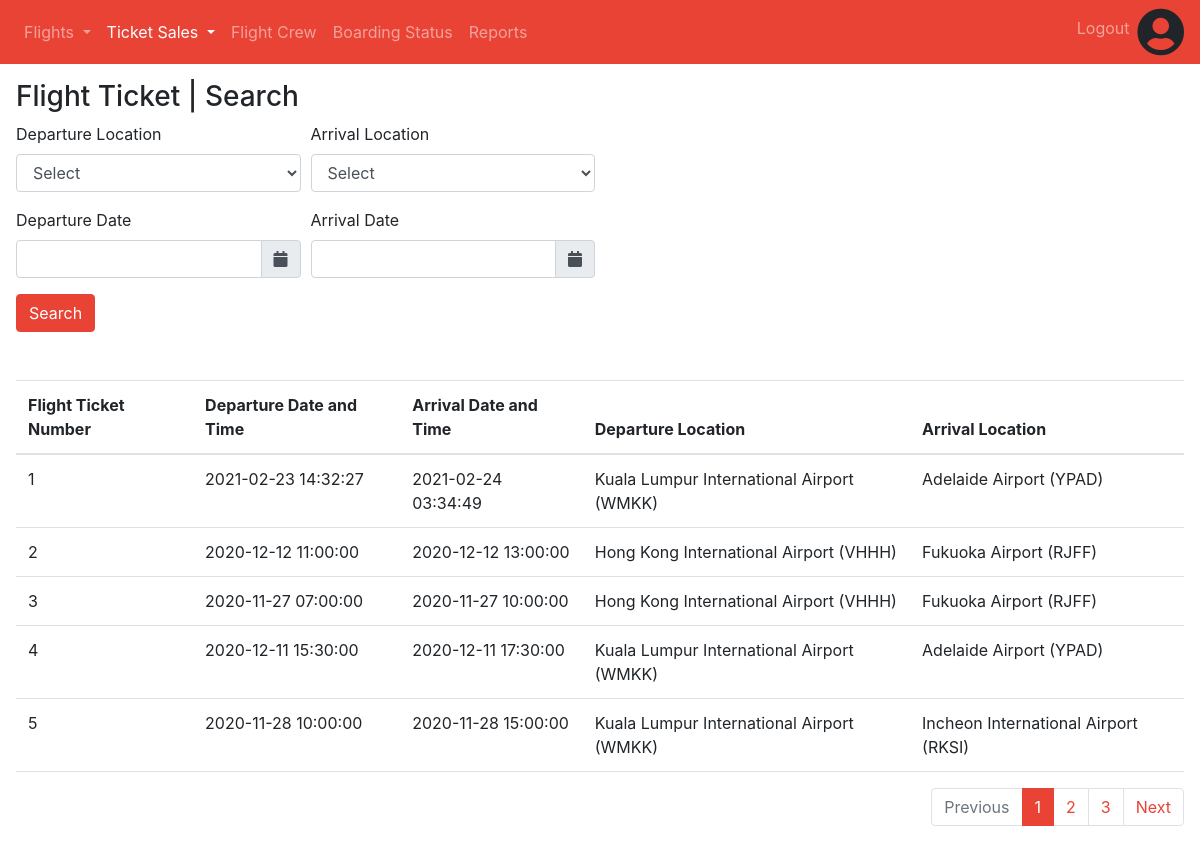
/staff/flight-ticket-search.php (signed in), run on the app's committed database.
### tables this page shows
CREATE TABLE `flight_schedules` (
  `id` int(11) NOT NULL,
  `flight_no` int(11) NOT NULL,
  `depart_dateTime` datetime NOT NULL,
  `arrive_dateTime` datetime NOT NULL,
  `status` enum('Scheduled','Delayed','Departed','In Air','Expected','Diverted','Recovery','Landed','Arrived','Cancelled') NOT NULL
);

CREATE TABLE `flights` (
  `id` int(11) NOT NULL,
  `registration` varchar(10) NOT NULL,
  `departure` varchar(255) NOT NULL,
  `arrival` varchar(255) NOT NULL,
  `est_duration` int(11) NOT NULL,
  `type` enum('Domestic','International') NOT NULL,
  `airplane_no` int(11) NOT NULL,
  `airplane_model` varchar(255) NOT NULL,
  `capacity` int(11) NOT NULL
);

### staff/flight-ticket-search.php (the view, shortened to what this page needs)
<!DOCTYPE html>
<html lang="en" style="height: 100%;">
<head>
    <?php require('../head.php') ?>
    <link rel="stylesheet" href="https://cdnjs.cloudflare.com/ajax/libs/tempusdominus-bootstrap-4/5.1.2/css/tempusdominus-bootstrap-4.min.css" />
</head>
<body>
    <?php
    require('navbar.php');
    $connection = new mysqli('127.0.0.1', 'admin', null, 'ibm2104_assignment');
    $totalRecordsQuery = "SELECT COUNT(*) FROM flight_schedules INNER JOIN flights ON flight_schedules.flight_no = flights.id";
    $query = "SELECT flight_schedules.*, flights.registration, flights.departure, flights.arrival FROM flight_schedules INNER JOIN flights ON flight_schedules.flight_no = flights.id";
    $pageNo = 1;
    $recordsPerPage = 5;
    $recordOffset = ($pageNo - 1) * $recordsPerPage;
    $totalRecords = $connection->query($totalRecordsQuery)->fetch_array()[0];
    $totalPages = ceil($totalRecords / $recordsPerPage);
    if ($totalRecords > 0) {
        $query = $query . " LIMIT $recordOffset, $recordsPerPage";
        $result = $connection->query($query);
    }
    $airports = [
        "Select",
        "Adelaide Airport (YPAD)",
        "Brunei International Airport (WBSB)",
        "Beijing Capital International Airport (ZBAA)",
        "Bintulu Airport (WBGB)",
        "Lien Khuong Airport (VVDL)",
        "Fukuoka Airport (RJFF)",
        "Goa International Airport (VOGO)",
        "Luang Prabang International Airport (VLLB)",
        "Melbourne Airport (YMML)",
        "Kuala Lumpur International Airport (WMKK)",
        "London Gatwick Airport (EGKK)",
        "Hong Kong International Airport (VHHH)",
        "Honolulu International Airport (PHNL)",
        "Iloilo International Airport (RPVI)",
        "Incheon International Airport (RKSI)"
    ];
    ?>
    <div class="container-fluid p-3">
        <h3>Flight Ticket | Search</h3>
        <form action="flight-ticket-search.php" method="GET">
            <div class="form-row">
                <div class="form-group col-3">
                    <label for="departLocation">Departure Location</label>
                    <select id="departLocation" class="form-control" name="departLocation">
                        <?php
                        foreach ($airports as $airport) {
                            echo "<option " . ((isset($_GET['departLocation']) && $_GET['departLocation'] == $airport) ? "selected" : "") . ">$airport</option>";
                        }
                        ?>
                    </select>
                </div>
                <div class="form-group col-3">
                    <label for="arrivalLocation">Arrival Location</label>
                    <select id="arrivalLocation" class="form-control" name="arrivalLocation">
                        <?php
                        foreach ($airports as $airport) {
                            echo "<option " . ((isset($_GET['arrivalLocation']) && $_GET['arrivalLocation'] == $airport) ? "selected" : "") . ">$airport</option>";
                        }
                        ?>
                    </select>
                </div>
            </div>
            <div class="form-row">
                <div class="form-group col-3">
                    <label for="departDate">Departure Date</label>
                    <div class="input-group date" id="departDatePicker" data-target-input="nearest">
                        <input type="text" class="form-control datetimepicker-input" value="<?php echo $_GET['departDate'] ?? ""; ?>" data-target="#departDatePicker" id="departDate" name="departDate" />
                        <div class="input-group-append" data-target="#departDatePicker" data-toggle="datetimepicker">
                            <div class="input-group-text"><i class="fas fa-calendar"></i></div>
                        </div>
                    </div>
                </div>
                <div class="form-group col-3">
                    <label for="arrivalDate">Arrival Date</label>
                    <div class="input-group date" id="arrivalDatePicker" data-target-input="nearest">
                        <input type="text" class="form-control datetimepicker-input" value="<?php echo $_GET['arrivalDate'] ?? ""; ?>" data-target="#arrivalDatePicker" id="arrivalDate" name="arrivalDate" />
                        <div class="input-group-append" data-target="#arrivalDatePicker" data-toggle="datetimepicker">
                            <div class="input-group-text"><i class="fas fa-calendar"></i></div>
                        </div>
                    </div>
                </div>
            </div>
            <button type="submit" class="btn btn-primary">Search</button>
        </form>
        <?php if ($totalRecords > 0) { ?>
            <table class="table table-hover mt-5 border-bottom">
                <thead>
                    <tr>
                        <th>Flight Ticket Number</th>
                        <th>Departure Date and Time</th>
                        <th>Arrival Date and Time</th>
                        <th>Departure Location</th>
                        <th>Arrival Location</th>
                    </tr>
                </thead>
                <?php
                while ($flightTicket = $result->fetch_assoc()) {
                    echo '<tr style="cursor: pointer;" onclick="window.location = \'' . 'flight-ticket.php?id=' . $flightTicket['id'] . '\';">';
                    echo "<td>" . $flightTicket['id'] . "</td>";
                    echo "<td>" . $flightTicket['depart_dateTime'] . "</td>";
                    echo "<td>" . $flightTicket['arrive_dateTime'] . "</td>";
                    echo "<td>" . $flightTicket['departure'] . "</td>";
                    echo "<td>" . $flightTicket['arrival'] . "</td>";
                    echo "</tr>";
                }
                ?>
            </table>
            <nav>
                <?php
                $queryString = http_build_query($_GET);
                ?>
                <ul class="pagination justify-content-end">
                    <li class="page-item  <?php echo $pageNo <= 1 ? "disabled" : ""; ?>">
                        <?php
                        if ($pageNo <= 1) {
                            echo '<span class="page-link">Previous</span>';
                        } else {
                            echo '<a class="page-link" href="?page=' . ($pageNo - 1) . "&" . $queryString . '">Previous</a>';
                        }
                        ?>
                    </li>
                    <?php
                    for ($i = 1; $i <= $totalPages; $i++) {
                        echo '<li class="page-item ' . (($pageNo == $i) ? "active" : "") . '"><a class="page-link" href="?page=' . $i . "&" . $queryString . '">' . $i . '</a></li>';
                    }
                    ?>
                    <li class="page-item <?php echo $pageNo >= $totalPages ? "disabled" : ""; ?>">
                        <?php
                        if ($pageNo >= $totalPages) {
                            echo '<span class="page-link">Next</span>';
                        } else {
                            echo '<a class="page-link" href="?page=' . ($pageNo + 1) . "&" . $queryString . '">Next</a>';
                        }
                        ?>
                    </li>
                </ul>
            </nav>
        <?php
        } else {
            echo "<p class='mt-4'>No flight schedules found</p>";
        }
        ?>
    </div>
</body>
</html>

### data on the page
flight_schedules: id "1", depart_dateTime "2021-02-23 14:32:27", arrive_dateTime "2021-02-24 03:34:49", flight_no.departure "Kuala Lumpur International Airport (WMKK)", flight_no.arrival "Adelaide Airport (YPAD)"
flight_schedules: id "2", depart_dateTime "2020-12-12 11:00:00", arrive_dateTime "2020-12-12 13:00:00", flight_no.departure "Hong Kong International Airport (VHHH)", flight_no.arrival "Fukuoka Airport (RJFF)"
flight_schedules: id "3", depart_dateTime "2020-11-27 07:00:00", arrive_dateTime "2020-11-27 10:00:00", flight_no.departure "Hong Kong International Airport (VHHH)", flight_no.arrival "Fukuoka Airport (RJFF)"
flight_schedules: id "4", depart_dateTime "2020-12-11 15:30:00", arrive_dateTime "2020-12-11 17:30:00", flight_no.departure "Kuala Lumpur International Airport (WMKK)", flight_no.arrival "Adelaide Airport (YPAD)"
flight_schedules: id "5", depart_dateTime "2020-11-28 10:00:00", arrive_dateTime "2020-11-28 15:00:00", flight_no.departure "Kuala Lumpur International Airport (WMKK)", flight_no.arrival "Incheon International Airport (RKSI)"

### other printed values
form field departLocation "Select"
form field arrivalLocation "Select"
